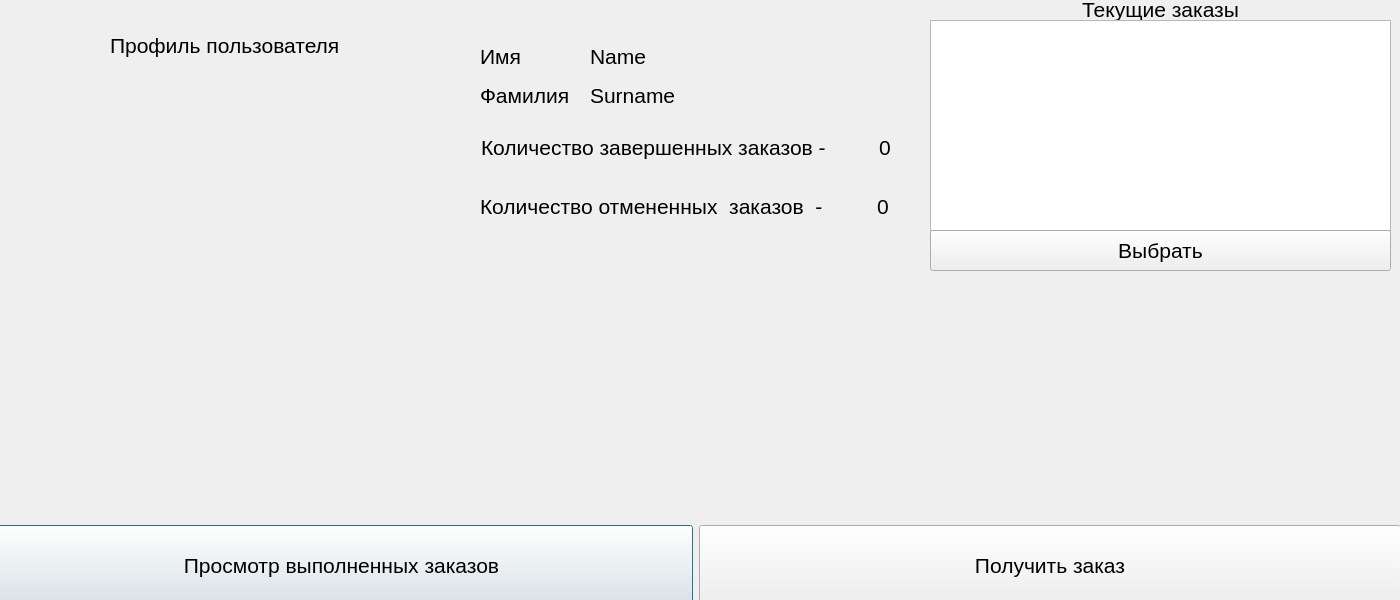
<?xml version="1.0" encoding="UTF-8"?>
<ui version="4.0">
 <class>mainww</class>
 <widget class="QDialog" name="mainww">
  <property name="geometry">
   <rect>
    <x>0</x>
    <y>0</y>
    <width>1400</width>
    <height>600</height>
   </rect>
  </property>
  <property name="minimumSize">
   <size>
    <width>1400</width>
    <height>600</height>
   </size>
  </property>
  <property name="maximumSize">
   <size>
    <width>1400</width>
    <height>800</height>
   </size>
  </property>
  <property name="font">
   <font>
    <pointsize>16</pointsize>
   </font>
  </property>
  <property name="windowTitle">
   <string>Профиль</string>
  </property>
  <widget class="QLabel" name="label_5">
   <property name="geometry">
    <rect>
     <x>110</x>
     <y>10</y>
     <width>311</width>
     <height>71</height>
    </rect>
   </property>
   <property name="text">
    <string>Профиль пользователя</string>
   </property>
  </widget>
  <widget class="QWidget" name="layoutWidget">
   <property name="geometry">
    <rect>
     <x>-10</x>
     <y>500</y>
     <width>1411</width>
     <height>131</height>
    </rect>
   </property>
   <layout class="QHBoxLayout" name="horizontalLayout">
    <item>
     <widget class="QPushButton" name="pushButton_2">
      <property name="minimumSize">
       <size>
        <width>0</width>
        <height>80</height>
       </size>
      </property>
      <property name="maximumSize">
       <size>
        <width>16777215</width>
        <height>80</height>
       </size>
      </property>
      <property name="text">
       <string>Просмотр выполненных заказов</string>
      </property>
     </widget>
    </item>
    <item>
     <widget class="QPushButton" name="pushButton">
      <property name="minimumSize">
       <size>
        <width>0</width>
        <height>80</height>
       </size>
      </property>
      <property name="maximumSize">
       <size>
        <width>16777215</width>
        <height>80</height>
       </size>
      </property>
      <property name="text">
       <string>Получить заказ</string>
      </property>
     </widget>
    </item>
   </layout>
  </widget>
  <widget class="QWidget" name="layoutWidget">
   <property name="geometry">
    <rect>
     <x>480</x>
     <y>120</y>
     <width>451</width>
     <height>114</height>
    </rect>
   </property>
   <layout class="QVBoxLayout" name="verticalLayout">
    <item>
     <layout class="QHBoxLayout" name="horizontalLayout_4">
      <item>
       <widget class="QLabel" name="label_6">
        <property name="minimumSize">
         <size>
          <width>391</width>
          <height>51</height>
         </size>
        </property>
        <property name="maximumSize">
         <size>
          <width>391</width>
          <height>51</height>
         </size>
        </property>
        <property name="text">
         <string>Количество завершенных заказов - </string>
        </property>
       </widget>
      </item>
      <item>
       <widget class="QLabel" name="count">
        <property name="sizePolicy">
         <sizepolicy hsizetype="Preferred" vsizetype="Preferred">
          <horstretch>0</horstretch>
          <verstretch>0</verstretch>
         </sizepolicy>
        </property>
        <property name="minimumSize">
         <size>
          <width>50</width>
          <height>51</height>
         </size>
        </property>
        <property name="maximumSize">
         <size>
          <width>50</width>
          <height>51</height>
         </size>
        </property>
        <property name="text">
         <string>0</string>
        </property>
       </widget>
      </item>
     </layout>
    </item>
    <item>
     <layout class="QHBoxLayout" name="horizontalLayout_6">
      <item>
       <widget class="QLabel" name="label_7">
        <property name="minimumSize">
         <size>
          <width>391</width>
          <height>51</height>
         </size>
        </property>
        <property name="maximumSize">
         <size>
          <width>391</width>
          <height>51</height>
         </size>
        </property>
        <property name="text">
         <string>Количество отмененных  заказов  -</string>
        </property>
       </widget>
      </item>
      <item>
       <widget class="QLabel" name="count1">
        <property name="minimumSize">
         <size>
          <width>50</width>
          <height>51</height>
         </size>
        </property>
        <property name="maximumSize">
         <size>
          <width>141</width>
          <height>51</height>
         </size>
        </property>
        <property name="text">
         <string>0</string>
        </property>
       </widget>
      </item>
     </layout>
    </item>
   </layout>
  </widget>
  <widget class="QWidget" name="layoutWidget">
   <property name="geometry">
    <rect>
     <x>480</x>
     <y>40</y>
     <width>310</width>
     <height>72</height>
    </rect>
   </property>
   <layout class="QVBoxLayout" name="verticalLayout_2">
    <item>
     <layout class="QHBoxLayout" name="horizontalLayout_2">
      <item>
       <widget class="QLabel" name="label">
        <property name="minimumSize">
         <size>
          <width>100</width>
          <height>30</height>
         </size>
        </property>
        <property name="text">
         <string>Имя</string>
        </property>
       </widget>
      </item>
      <item>
       <widget class="QLabel" name="name">
        <property name="minimumSize">
         <size>
          <width>200</width>
          <height>30</height>
         </size>
        </property>
        <property name="text">
         <string>Name</string>
        </property>
       </widget>
      </item>
     </layout>
    </item>
    <item>
     <layout class="QHBoxLayout" name="horizontalLayout_3">
      <item>
       <widget class="QLabel" name="label_2">
        <property name="minimumSize">
         <size>
          <width>100</width>
          <height>30</height>
         </size>
        </property>
        <property name="text">
         <string>Фамилия</string>
        </property>
       </widget>
      </item>
      <item>
       <widget class="QLabel" name="surname">
        <property name="minimumSize">
         <size>
          <width>200</width>
          <height>30</height>
         </size>
        </property>
        <property name="text">
         <string>Surname</string>
        </property>
       </widget>
      </item>
     </layout>
    </item>
   </layout>
  </widget>
  <widget class="QLabel" name="pic">
   <property name="geometry">
    <rect>
     <x>40</x>
     <y>90</y>
     <width>400</width>
     <height>400</height>
    </rect>
   </property>
   <property name="minimumSize">
    <size>
     <width>400</width>
     <height>400</height>
    </size>
   </property>
   <property name="text">
    <string/>
   </property>
  </widget>
  <widget class="QCustomPlot" name="widget" native="true">
   <property name="geometry">
    <rect>
     <x>480</x>
     <y>270</y>
     <width>911</width>
     <height>241</height>
    </rect>
   </property>
  </widget>
  <widget class="QListWidget" name="list">
   <property name="geometry">
    <rect>
     <x>930</x>
     <y>20</y>
     <width>461</width>
     <height>211</height>
    </rect>
   </property>
  </widget>
  <widget class="QPushButton" name="pushButton_3">
   <property name="geometry">
    <rect>
     <x>930</x>
     <y>230</y>
     <width>461</width>
     <height>41</height>
    </rect>
   </property>
   <property name="text">
    <string>Выбрать</string>
   </property>
  </widget>
  <widget class="QLabel" name="label_3">
   <property name="geometry">
    <rect>
     <x>930</x>
     <y>-1</y>
     <width>461</width>
     <height>21</height>
    </rect>
   </property>
   <property name="text">
    <string>Текущие заказы</string>
   </property>
   <property name="alignment">
    <set>Qt::AlignCenter</set>
   </property>
  </widget>
 </widget>
 <customwidgets>
  <customwidget>
   <class>QCustomPlot</class>
   <extends>QWidget</extends>
   <header>qcustomplot.h</header>
   <container>1</container>
  </customwidget>
 </customwidgets>
 <resources/>
 <connections/>
</ui>
